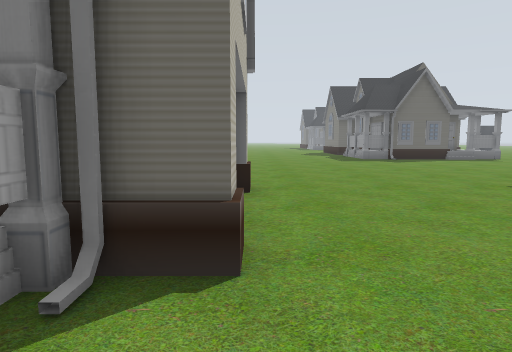
[1] (above)

24 first-person views from a walk through a world built for the Gazebo simulator. The camera is 0.94 m above the floor, tilts 6° down and sees 75° across. The floor is counted in squares, 1 m on a side. Each view is taken from the middle of a square. On the plan, view 1 faces up. The plan holds only what a view shows up to about 12 squares ahead; the rest is blank. The place goes on beyond the plan. Simple shapes stand in for some stock models.

[2]
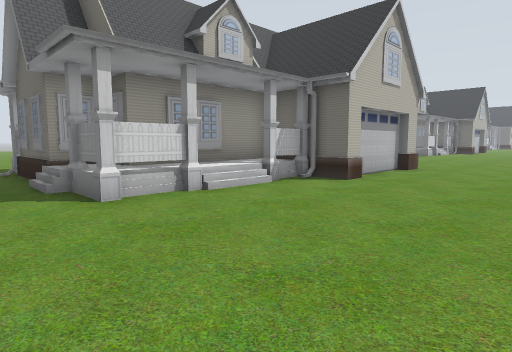

[3]
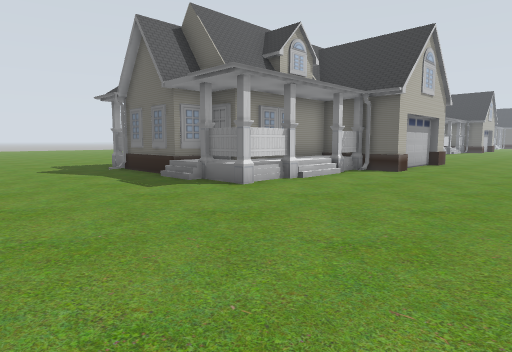

[4]
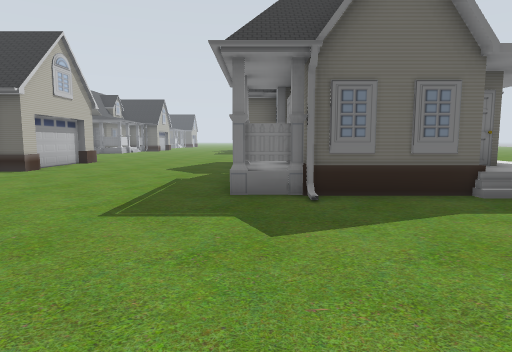

[5]
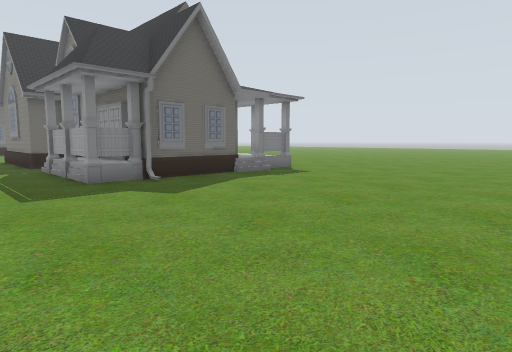

[6]
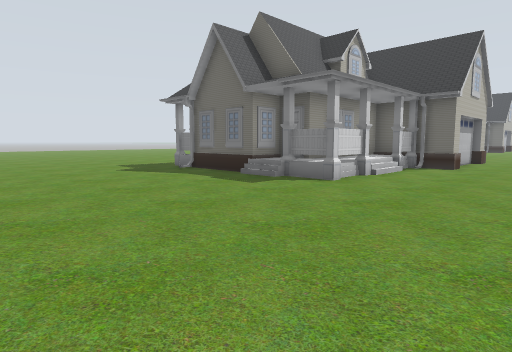

[7]
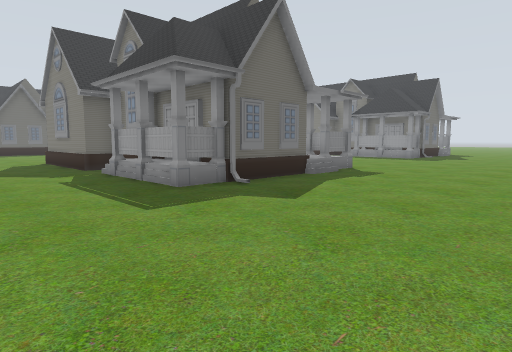

[8]
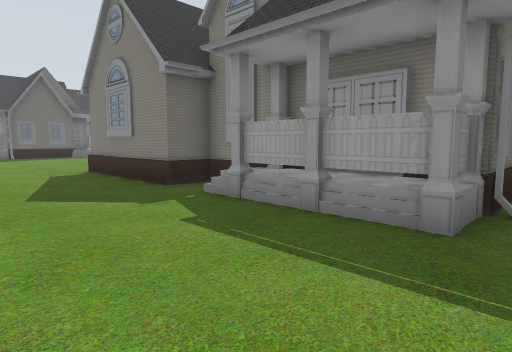

[9]
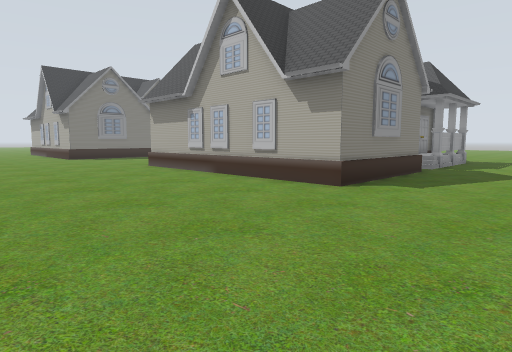

[10]
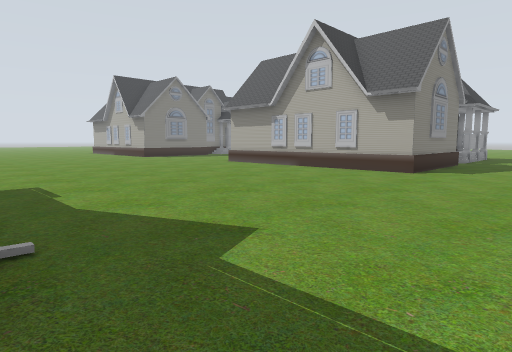

[11]
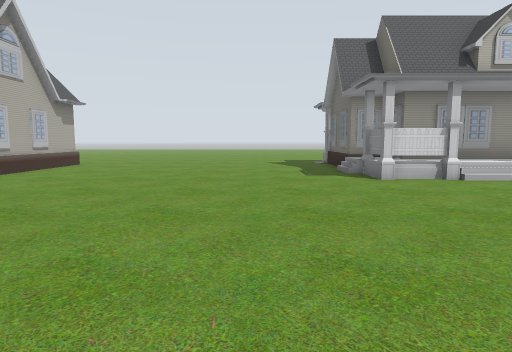

[12]
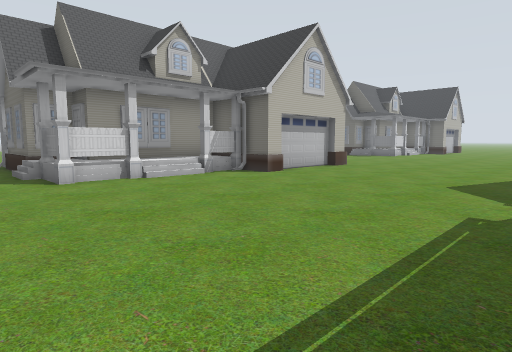

[13]
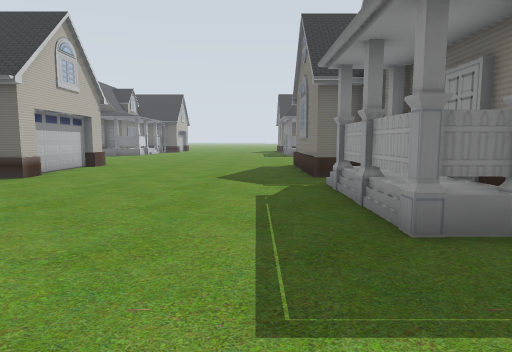

[14]
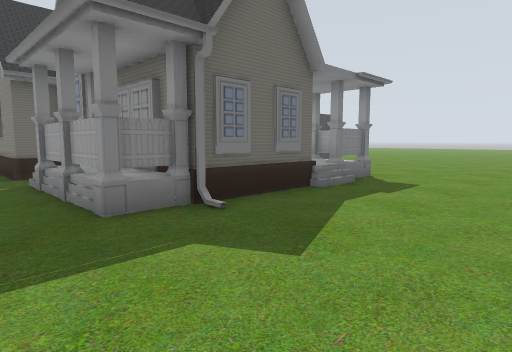

[15]
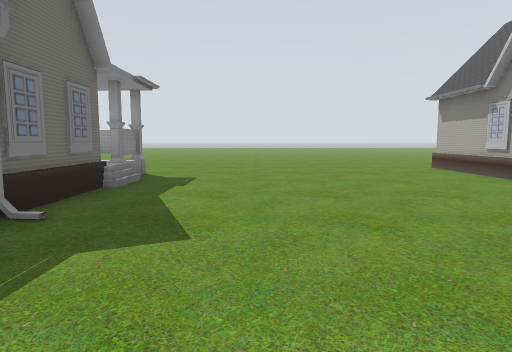

[16]
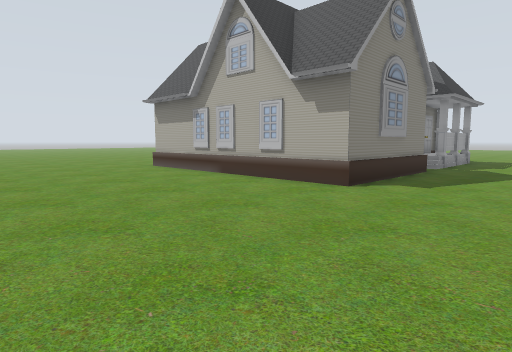

[17]
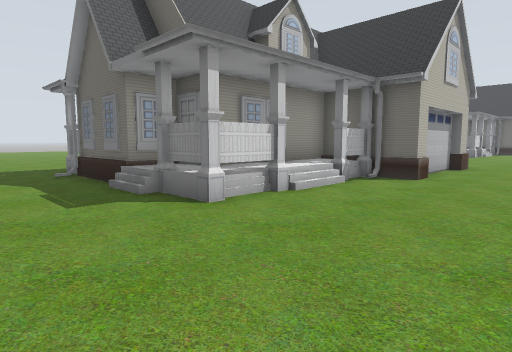

[18]
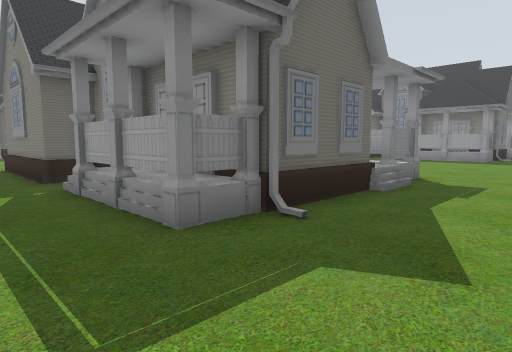

[19]
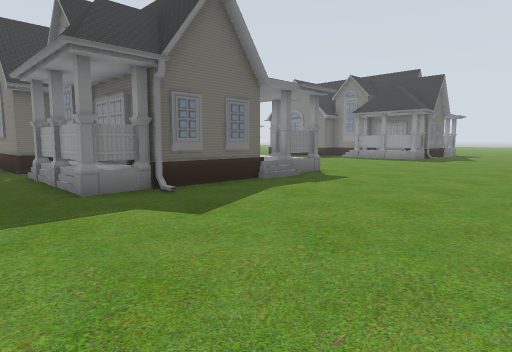

[20]
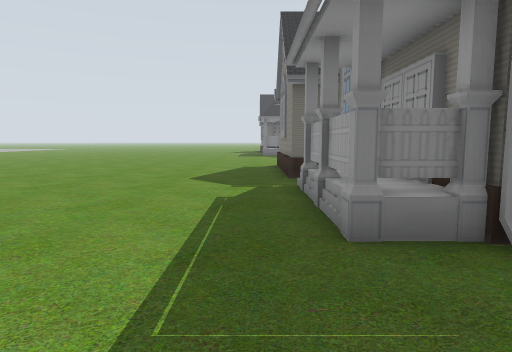

[21]
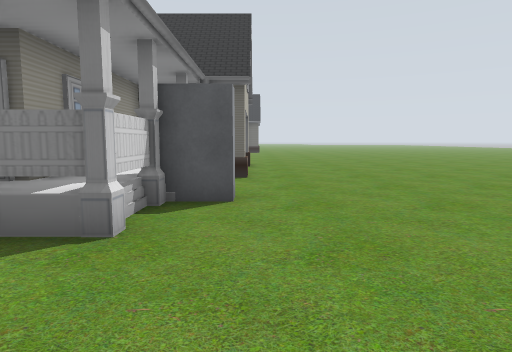

[22]
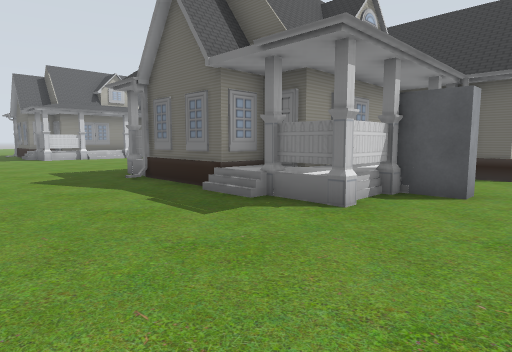

[23]
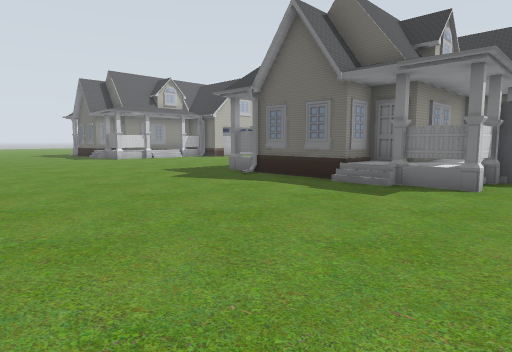

[24]
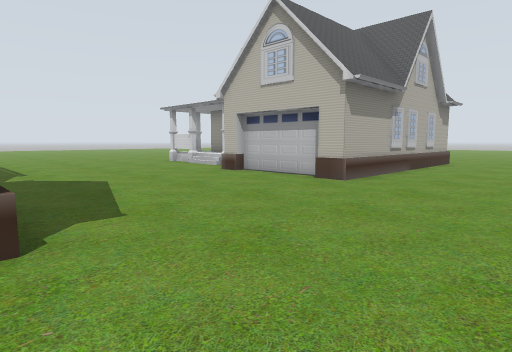

### Floor plan
Key: @ floor where view 1 was taken; . main floor; : floor 0.5 m higher than the main floor; / step, stairs or slope; H house; S shelf; O other object.
Columns run from 12 left of view 1 to 15 right of it. Each row starts with its distance up from view 1.
 26 ..H       H.......H     H H.
 25 ..HHH HHH H.......HH  HH.HH.
 24 ..HH  HHH H.......HH  HHHHH.
 23 ..HH  HHHHH.......HH   HHHH.
 22 ...H H HHH.........H H HH...
 21 ..HHHHHHHH........OH HHHH...
 20 ..HH HHHHH........HH HHHHS..
 19 ..HHHHHHHH........HH HHHSSS.
 18 ..HHHHHHHH........HHHHHHH...
 17 ..HHHHHHHH........HHHHHHH...
 16 ............................
 15 ............................
 14 ............................
 13 ............................
 12  ...........................
 11 ............................
 10 ............................
  9 ............................
  8  ..................HHHHHHHH.
  7  ...HHHHHHHHH......HHHH  HHH
  6  ...HHHHHHHHH......HHHH   HH
  5  ...HHHHHHH H......H  H
  4  ...HHHHHH  H......H
  3  ...HHH HHHHH......HH
  2  ...HH   HHHH......HH H
  1  .../HHHHHHH.......HHHH
  0 ....HH:HHHH.@......HHHH H
 -1 ....HHHHHHH........HHHH HH
 -2 ....HHHHHHHH.......HHHHHHH
 -3  ...HHHHHHHH...............
 -4 ............................
 -5 ............................
 -6 ............................
 -7 ............................
 -8 ............................
 -9 . .............  ..........
-10            ... .. ...

Where each view was taken, in squares from view 1:
view 1: 0 up, 0 right, facing up
view 2: 5 down, 4 right, facing up-left
view 3: 8 down, 4 right, facing up-left
view 4: 8 down, 7 right, facing up
view 5: 10 down, 4 right, facing up-right
view 6: 10 down, 3 right, facing up-left
view 7: 9 down, 12 left, facing up-right
view 8: 4 down, 12 left, facing up-right
view 9: 13 up, 12 left, facing down-right
view 10: 17 up, 12 left, facing down-right
view 11: 14 up, 5 right, facing left
view 12: 15 up, 5 right, facing up-left
view 13: 14 up, 4 right, facing up
view 14: 13 up, 4 right, facing up-right
view 15: 14 up, 3 right, facing right
view 16: 14 up, 3 right, facing down-right
view 17: 14 up, 1 right, facing up-left
view 18: 14 up, 12 left, facing up-right
view 19: 11 up, 12 left, facing up-right
view 20: 14 up, 11 left, facing up
view 21: 14 up, 14 right, facing up
view 22: 13 up, 15 right, facing up-left
view 23: 10 up, 14 right, facing up-left
view 24: 11 up, 7 right, facing down-left
